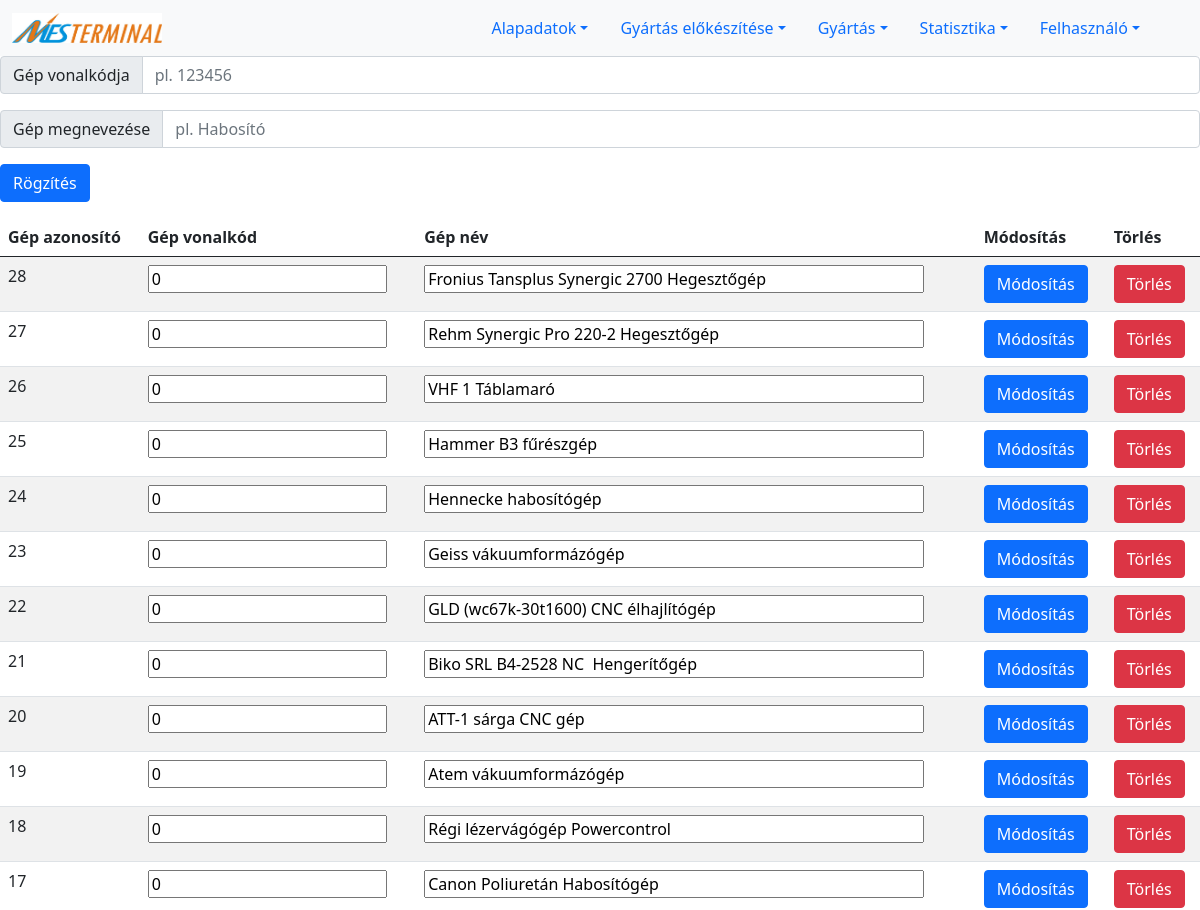
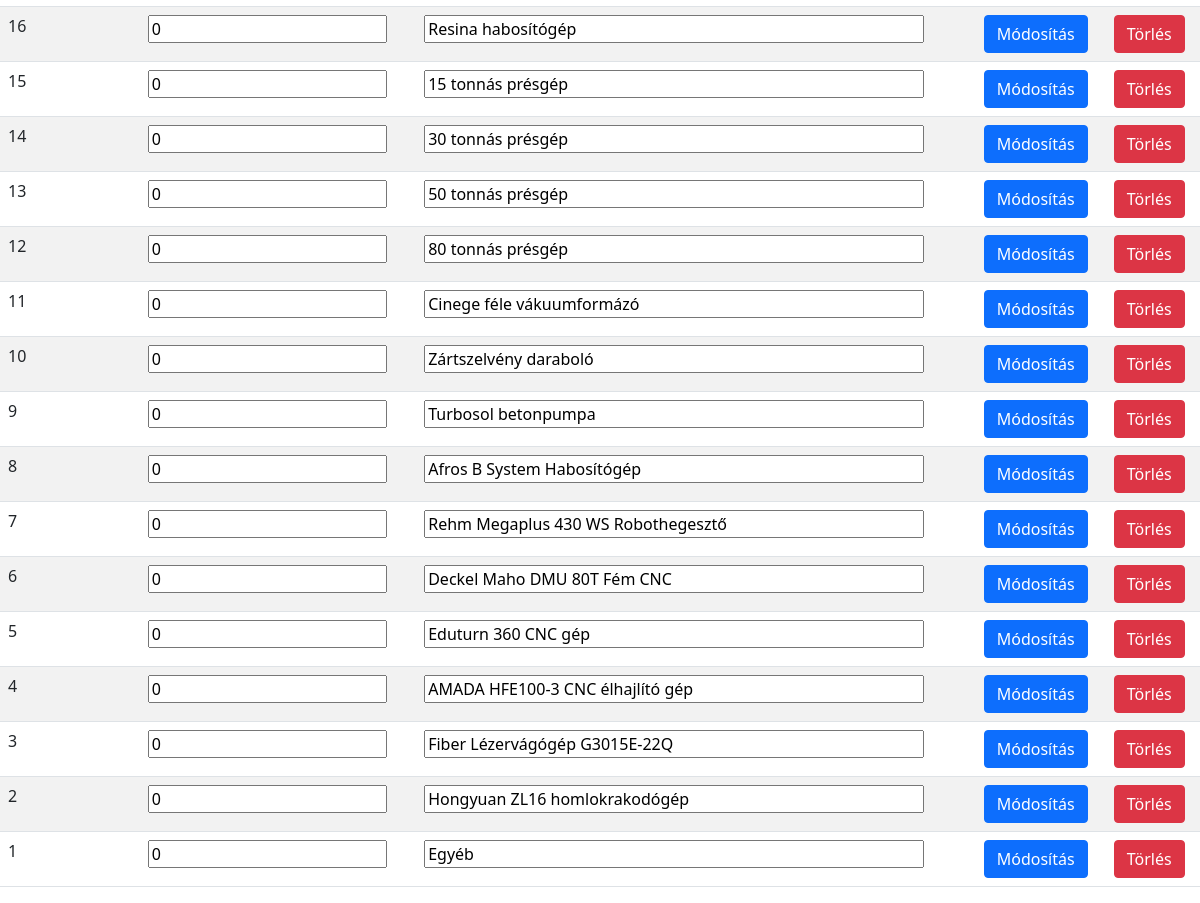
The app's page /machine.php, older data (2 pictures, top to bottom).
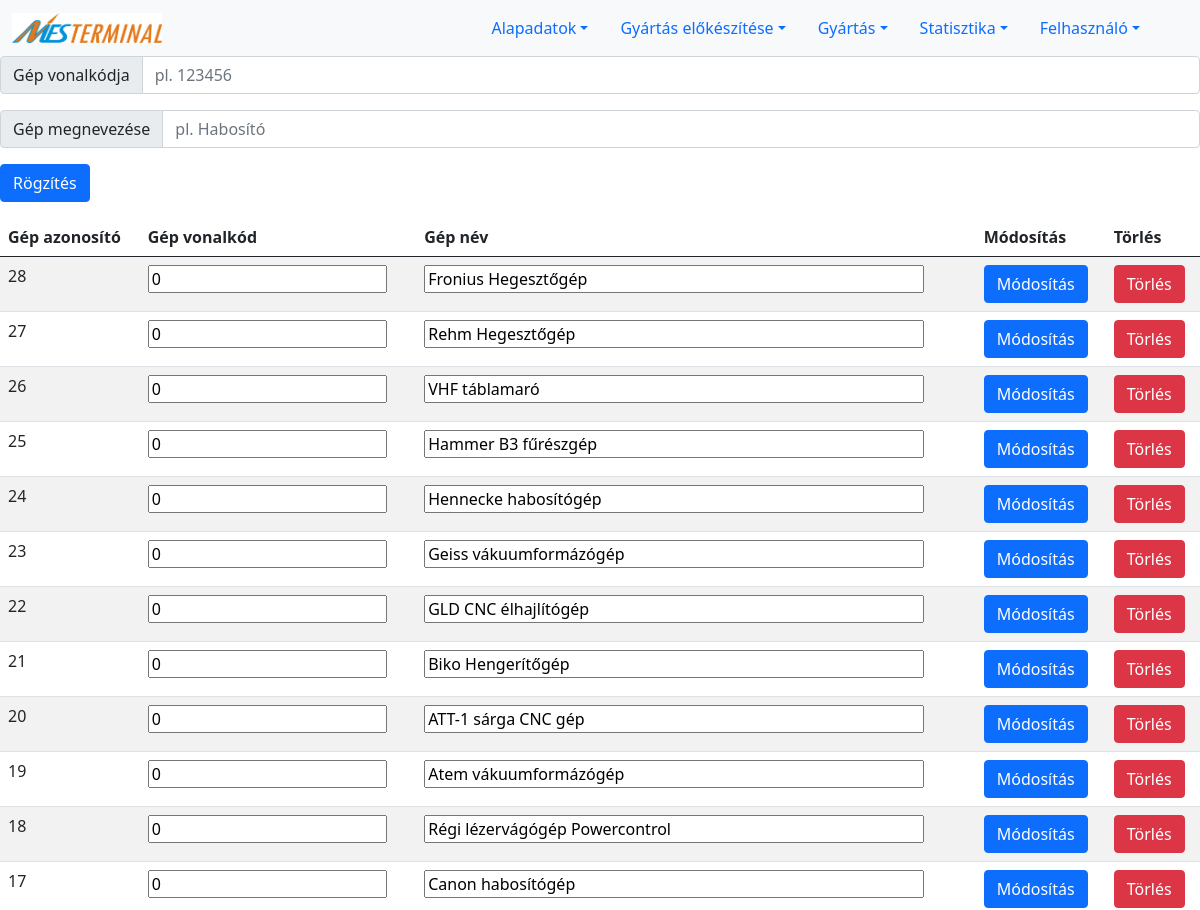
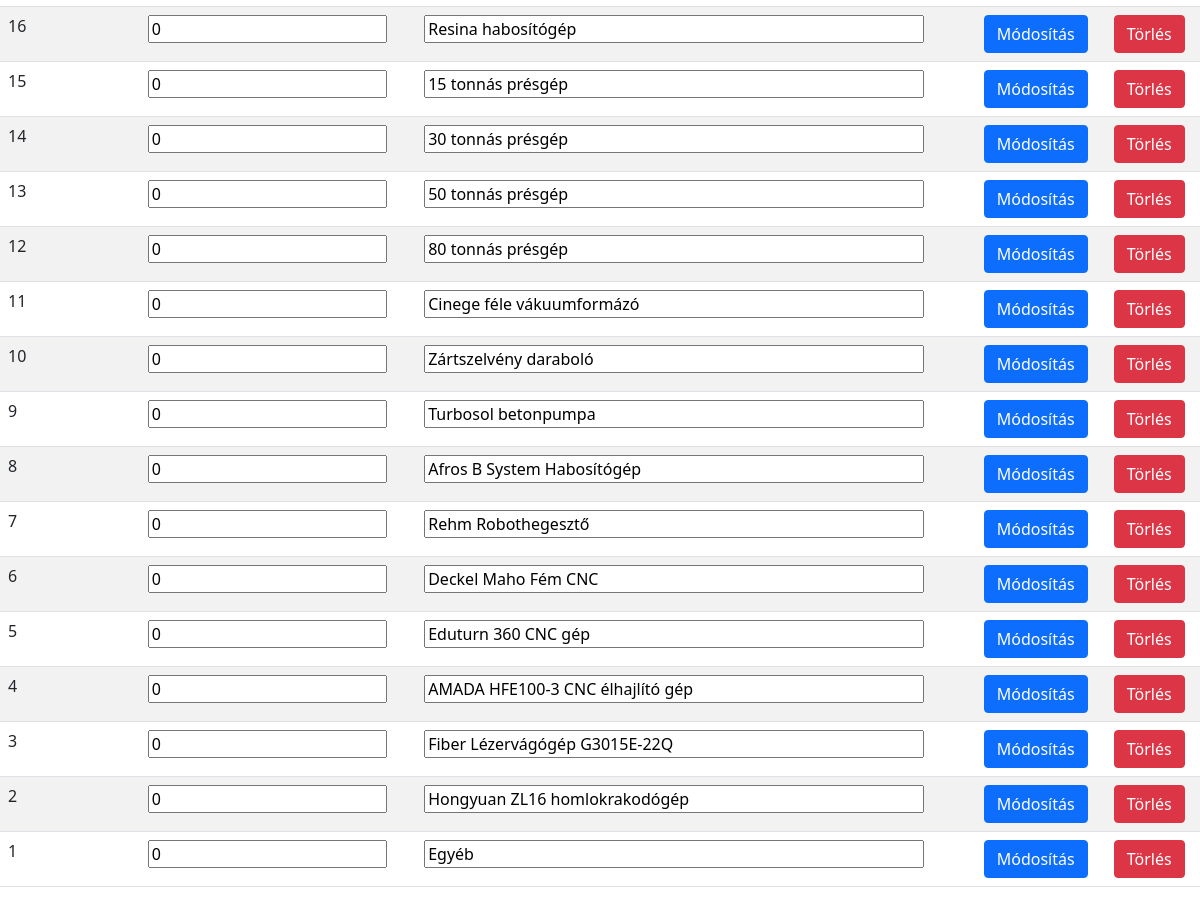
The same page, newer data (2 pictures, top to bottom).
### tables this page shows
CREATE TABLE `machine` (
  `ID` int(11) NOT NULL,
  `barcode` int(11) DEFAULT NULL,
  `name` varchar(255) NOT NULL
);

### lists/listMachines.php (the view, shortened to what this page needs)
<?php
include "connection.php";
$sql="SELECT * from `machine` order by ID DESC";
$reultErrors = $conn -> query($sql);
if ($reultErrors->num_rows > 0) {
    print '
    <div style="overflow: hidden">
    <table class="table table-striped">
        <thead>
        <tr>
            <th scope="col">Gép azonosító</th>
            <th scope="col">Gép vonalkód</th>
            <th scope="col">Gép név</th>
            <th scope="col">Módosítás</th>
            <th scope="col">Törlés</th>
        </tr>
        </thead>
        <tbody>
        ';
    while($row = $reultErrors->fetch_assoc()) {
        print '
            <tr>
            <form action="feldolgozok/modifyMachine.php" method="POST">
            <td>'.$row["ID"].'</td>
            <td><input type="text" name="machine_barcode" value="'.$row["barcode"].'"></td>
            <td><input type="text" name="machine_name" value="'.$row["name"].'" style="width:500px"></td>
            <td><Button type="submit" name="machineId" value="'.$row["ID"].'" class="btn btn-primary">Módosítás</button>
            </form>
            <form action="feldolgozok/deleteMachine.php" method="POST">
            <td><Button type="submit" name="machineId" value="'.$row["ID"].'" class="btn btn-danger">Törlés</button>
            </form>
            </tr>';
    }
    print '
        </tbody>
        </table>
        </div>';
}
?>

Row changes from the older to the newer data that the page shows:
changed machine id 28: machine_name "Fronius Tansplus Synergic 2700 Hegesztőgép" → "Fronius Hegesztőgép"
changed machine id 27: machine_name "Rehm Synergic Pro 220-2 Hegesztőgép" → "Rehm Hegesztőgép"
changed machine id 26: machine_name "VHF 1 Táblamaró" → "VHF táblamaró"
changed machine id 22: machine_name "GLD (wc67k-30t1600) CNC élhajlítógép" → "GLD CNC élhajlítógép"
changed machine id 21: machine_name "Biko SRL B4-2528 NC Hengerítőgép" → "Biko Hengerítőgép"
changed machine id 17: machine_name "Canon Poliuretán Habosítógép" → "Canon habosítógép"
changed machine id 7: machine_name "Rehm Megaplus 430 WS Robothegesztő" → "Rehm Robothegesztő"
changed machine id 6: machine_name "Deckel Maho DMU 80T Fém CNC" → "Deckel Maho Fém CNC"
